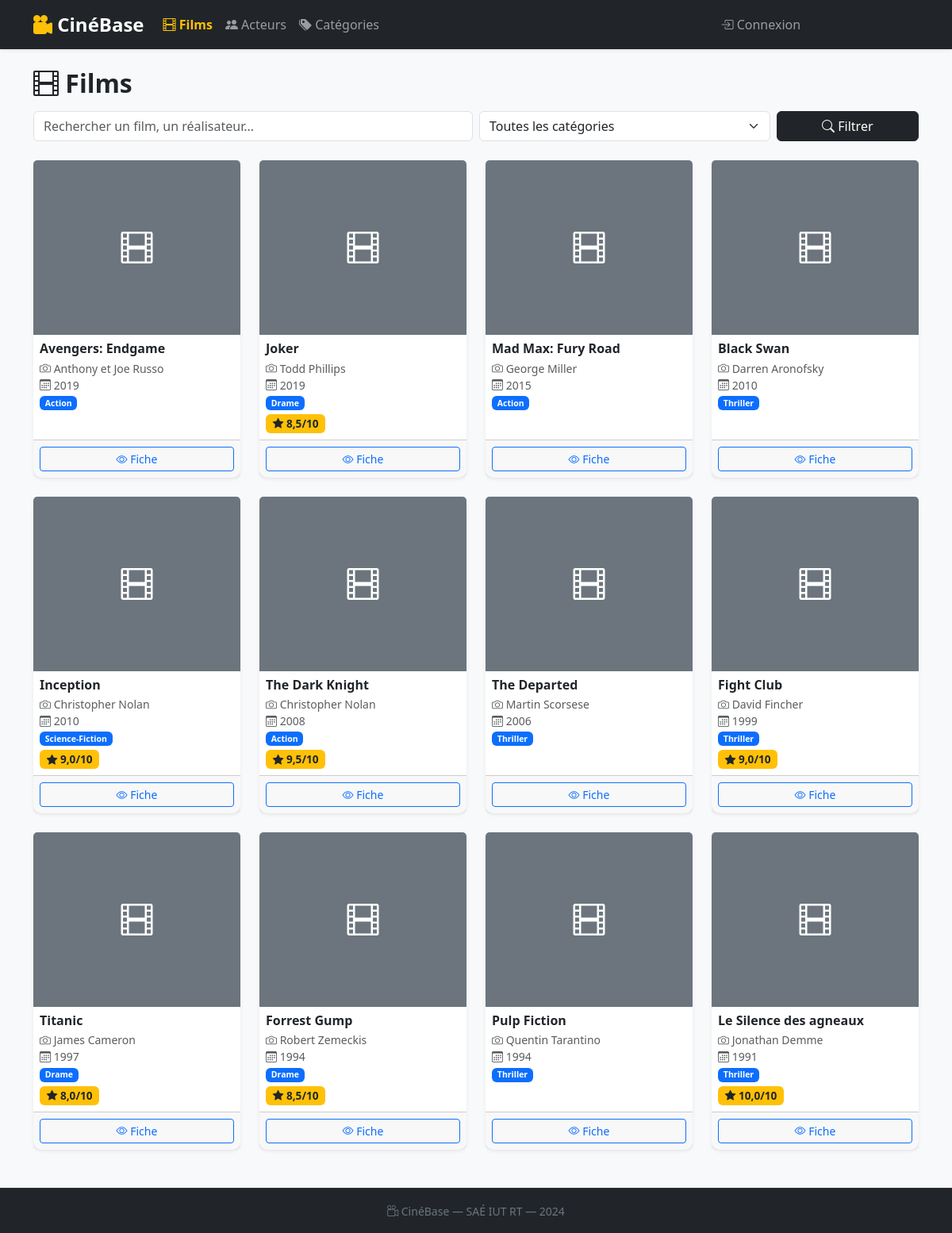
/films/, run on the app's committed database.
### films/models.py (models this page shows, shortened)
class Film(models.Model):
    titre = models.CharField(max_length=200, verbose_name='Titre')
    annee_sortie = models.IntegerField(null=True, blank=True, verbose_name='Année de sortie')
    affiche = models.ImageField(upload_to='affiches/', null=True, blank=True, verbose_name='Affiche')
    realisateur = models.CharField(max_length=100, blank=True, verbose_name='Réalisateur')
    categorie = models.ForeignKey(
        Categorie, on_delete=models.SET_NULL, null=True, blank=True,
        verbose_name='Catégorie', related_name='films'
    )
    acteurs = models.ManyToManyField(Acteur, through='Casting', blank=True, verbose_name='Acteurs')
    class Meta:
        verbose_name = 'Film'
        verbose_name_plural = 'Films'
        ordering = ['-annee_sortie', 'titre']
    def moyenne_notes(self):
        commentaires = list(self.commentaires.all())
        if not commentaires:
            return None
        return round(sum(c.note for c in commentaires) / len(commentaires), 1)

class Categorie(models.Model):
    nom = models.CharField(max_length=100, verbose_name='Nom')
    descriptif = models.TextField(blank=True, verbose_name='Descriptif')
    class Meta:
        verbose_name = 'Catégorie'
        verbose_name_plural = 'Catégories'
        ordering = ['nom']
    def __str__(self):
        return self.nom

### films/views.py (the view)
# urls.py: path('films/', views.film_list, name='film_list'),
def film_list(request):
    q = request.GET.get('q', '').strip()
    cat = request.GET.get('categorie', '')
    films = Film.objects.select_related('categorie').all()
    if q:
        films = films.filter(Q(titre__icontains=q) | Q(realisateur__icontains=q))
    if cat:
        films = films.filter(categorie_id=cat)
    categories = Categorie.objects.all()
    return render(request, 'films/films/list.html', {
        'films': films,
        'categories': categories,
        'q': q,
        'cat_selected': cat,
    })

### films/templates/films/films/list.html (shortened to what this page needs)
{% extends 'films/base.html' %}
{% block content %}
<div class="d-flex justify-content-between align-items-center mb-3">
  <h2 class="fw-bold mb-0"><i class="bi bi-film"></i> Films</h2>
</div>
<form method="get" class="row g-2 mb-4">
  <div class="col-md-6">
    <input type="text" name="q" class="form-control" placeholder="Rechercher un film, un réalisateur..." value="{{ q }}">
  </div>
  <div class="col-md-4">
    <select name="categorie" class="form-select">
      <option value="">Toutes les catégories</option>
    </select>
  </div>
  <div class="col-md-2">
    <button type="submit" class="btn btn-dark w-100"><i class="bi bi-search"></i> Filtrer</button>
  </div>
</form>
<div class="row row-cols-2 row-cols-md-4 g-4">
  {% for film in films %}
  <div class="col">
    <div class="card h-100 shadow-sm film-card">
      {% if film.affiche %}
      <img src="{{ film.affiche.url }}" class="card-img-top film-poster" alt="{{ film.titre }}">
      {% else %}
      <div class="card-img-top film-poster-placeholder d-flex align-items-center justify-content-center bg-secondary text-white">
        <i class="bi bi-film fs-1"></i>
      </div>
      {% endif %}
      <div class="card-body p-2">
        <h6 class="card-title fw-bold mb-1">{{ film.titre }}</h6>
        <small class="text-muted d-block">
          {% if film.realisateur %}<i class="bi bi-camera"></i> {{ film.realisateur }}<br>{% endif %}
          {% if film.annee_sortie %}<i class="bi bi-calendar3"></i> {{ film.annee_sortie }}<br>{% endif %}
          {% if film.categorie %}<span class="badge bg-primary">{{ film.categorie }}</span>{% endif %}
        </small>
        {% with moy=film.moyenne_notes %}
        {% if moy %}
        <div class="mt-1">
          <span class="badge bg-warning text-dark"><i class="bi bi-star-fill"></i> {{ moy }}/10</span>
        </div>
        {% endif %}
        {% endwith %}
      </div>
      <div class="card-footer p-2 d-flex gap-1">
        <a href="{% url 'film_detail' film.pk %}" class="btn btn-sm btn-outline-primary flex-grow-1">
          <i class="bi bi-eye"></i> Fiche
        </a>
      </div>
    </div>
  </div>
  {% endfor %}
</div>
{% endblock %}

### static/films/css/style.css (style rules this page uses)
body { background-color: #f8f9fa; font-family: 'Segoe UI', system-ui, sans-serif; }
.film-card { transition: transform 0.2s, box-shadow 0.2s; border: none; }
.film-poster-placeholder { height: 220px; }
.badge.bg-warning { font-size: 0.85rem; }
.card { border-radius: 10px; }

### data on the page
Film: titre "Avengers: Endgame", realisateur "Anthony et Joe Russo", annee_sortie "2019", categorie "Action"
Film: titre "Joker", realisateur "Todd Phillips", annee_sortie "2019", categorie "Drame", moyenne_notes "8,5"
Film: titre "Mad Max: Fury Road", realisateur "George Miller", annee_sortie "2015", categorie "Action"
Film: titre "Black Swan", realisateur "Darren Aronofsky", annee_sortie "2010", categorie "Thriller"
Film: titre "Inception", realisateur "Christopher Nolan", annee_sortie "2010", categorie "Science-Fiction", moyenne_notes "9,0"
Film: titre "The Dark Knight", realisateur "Christopher Nolan", annee_sortie "2008", categorie "Action", moyenne_notes "9,5"
Film: titre "The Departed", realisateur "Martin Scorsese", annee_sortie "2006", categorie "Thriller"
Film: titre "Fight Club", realisateur "David Fincher", annee_sortie "1999", categorie "Thriller", moyenne_notes "9,0"
Film: titre "Titanic", realisateur "James Cameron", annee_sortie "1997", categorie "Drame", moyenne_notes "8,0"
Film: titre "Forrest Gump", realisateur "Robert Zemeckis", annee_sortie "1994", categorie "Drame", moyenne_notes "8,5"
Film: titre "Pulp Fiction", realisateur "Quentin Tarantino", annee_sortie "1994", categorie "Thriller"
Film: titre "Le Silence des agneaux", realisateur "Jonathan Demme", annee_sortie "1991", categorie "Thriller", moyenne_notes "10,0"
